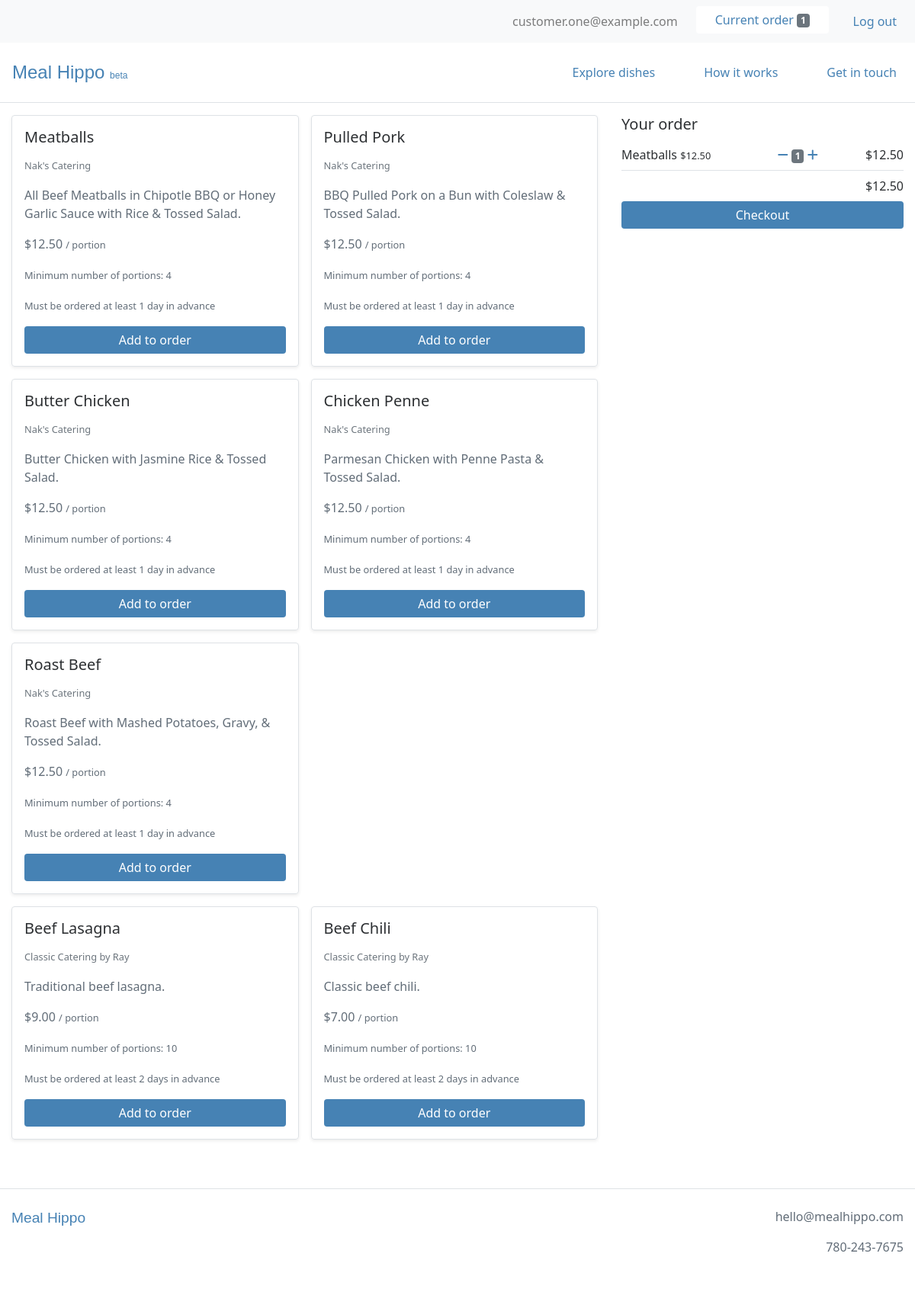
The page /order/items (signed in) on the database as committed earlier.
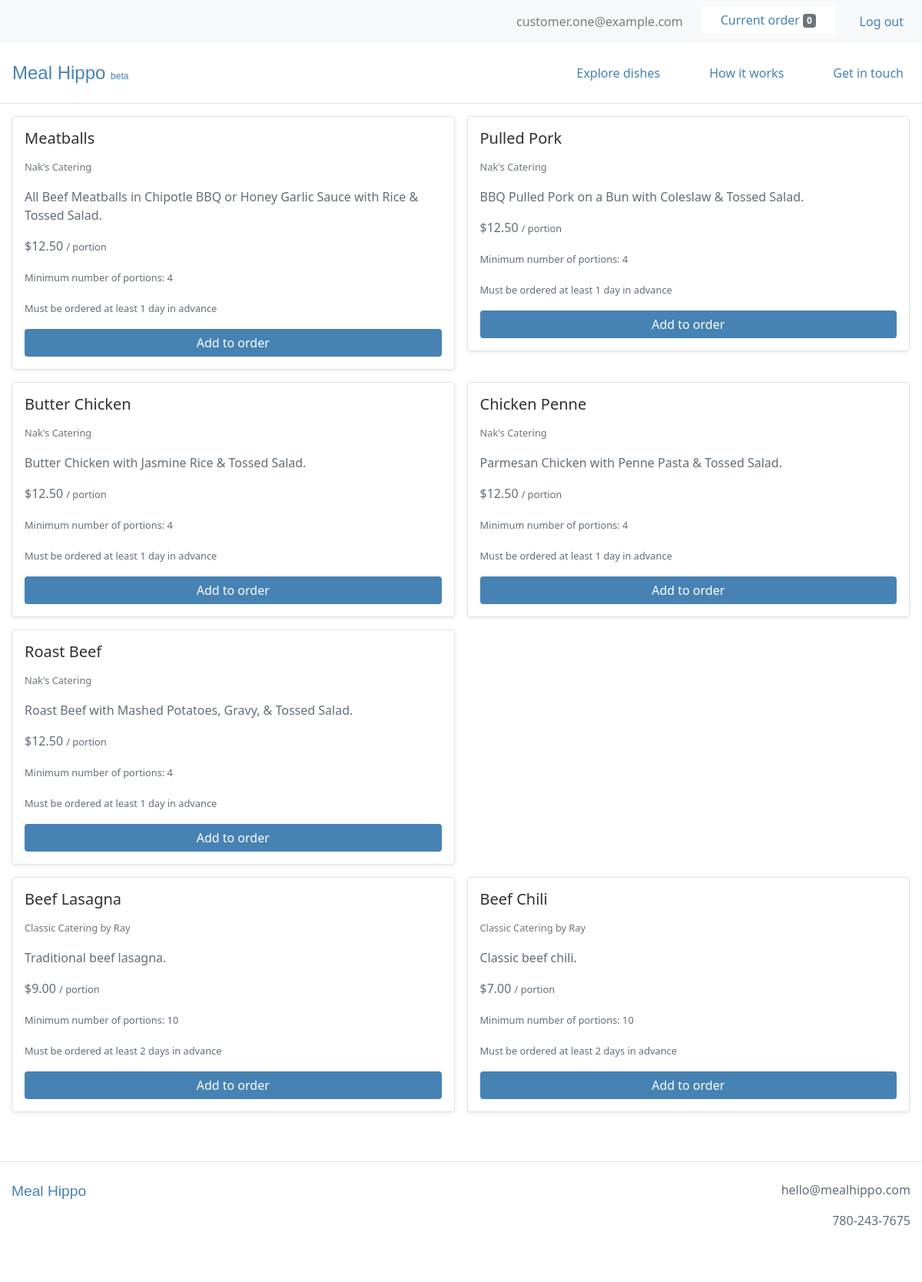
The same page on the database as committed later.
### users/models.py (models this page shows, shortened)
class CustomUser(AbstractBaseUser):
    email = models.EmailField(unique=True)
    is_active = models.BooleanField(default=True)
    is_admin = models.BooleanField(default=False)
    objects = CustomUserManager()
    USERNAME_FIELD = 'email'
    REQUIRED_FIELDS = []

### webplatform/models.py (models this page shows, shortened)
class Order(models.Model):
    user = models.ForeignKey(settings.AUTH_USER_MODEL, on_delete=models.CASCADE)
    items = models.ManyToManyField(OrderItem)
    delivery_date = models.DateField(null=True, default=timezone.now)
    delivery_time = models.TimeField(null=True, default=timezone.now)
    is_completed = models.BooleanField(default=False)
    payment = models.ForeignKey(Payment, on_delete=models.SET_NULL, blank=True, null=True)
    created_at = models.DateTimeField(auto_now_add=True)
    modified_at = models.DateTimeField(auto_now=True)
    def get_total_order_price(self):
        total_order_price = 0
        for item in self.items.all():
            total_order_price += item.get_total_item_price()
        return total_order_price

class Item(models.Model):
    supplier = models.ForeignKey(Supplier, on_delete=models.CASCADE)
    name = models.CharField(max_length=100)
    description = models.TextField()
    price = models.FloatField()
    is_active = models.BooleanField()
    created_at = models.DateTimeField(auto_now_add=True)
    modified_at = models.DateTimeField(auto_now=True)
    def get_add_to_order_url(self):
        return reverse("webplatform:add_to_order", kwargs={'pk': self.pk})
    def get_remove_from_order_url(self):
        return reverse("webplatform:remove_from_order", kwargs={'pk': self.pk})

class Supplier(models.Model):
    business_name = models.CharField(max_length=100)
    contact_name = models.CharField(max_length=100, blank=True, null=True)
    contact_email = models.EmailField(blank=True, null=True)
    contact_phone = models.CharField(max_length=20, blank=True, null=True)
    contact_address = models.TextField(blank=True, null=True)
    minimum_portions = models.IntegerField(blank=True, null=True)
    minimum_lead_time = models.IntegerField(blank=True, null=True)
    is_active = models.BooleanField()
    created_at = models.DateTimeField(auto_now_add=True)
    modified_at = models.DateTimeField(auto_now=True)

class OrderItem(models.Model):
    user = models.ForeignKey(settings.AUTH_USER_MODEL, on_delete=models.CASCADE)
    item = models.ForeignKey(Item, on_delete=models.CASCADE)
    quantity = models.IntegerField(default=1)
    is_completed = models.BooleanField(default=False)
    def get_total_item_price(self):
        return self.quantity * self.item.price

### webplatform/views.py (the view)
# urls.py: path('order/items', views.OrderItemsView.as_view(), name='order_items_view'),
class OrderItemsView(ListView):
    model = models.Supplier
    template_name = 'webplatform/order_items_view.html'
    context_object_name = 'active_suppliers'
    def get_queryset(self):
        return models.Supplier.objects.filter(is_active=True)
    def get_context_data(self, **kwargs):
        context = super().get_context_data(**kwargs)
        if self.request.user.is_authenticated:
            order_qs = models.Order.objects.filter(user=self.request.user, is_completed=False)
            if order_qs.exists():
                order = order_qs[0]
                context['order'] = order
                order_items = order.items.all()
                context['order_items'] = order_items
        return context

### webplatform/templatetags/cart_templatetags.py (called while the page is built)
@register.filter
def cart_item_count(user):
    if user.is_authenticated:
        queryset = models.Order.objects.filter(user=user, is_completed=False)
        if queryset.exists():
            return queryset[0].items.count()
    return 0

### webplatform/templates/webplatform/order_items_view.html (shortened to what this page needs)
{% extends 'base.html' %}
{% load static %}
{% load humanize %}
{% block content %}
<div class="container-fluid mt-3 mb-5">
  <div class="row">
    {% if order_items %}
      <div class="col-8 pr-0">
    {% else %}
      <div class="col pr-0">
    {% endif %}
      <div class="container-fluid p-0">
        {% for active_supplier in active_suppliers %}
          <div class="row m-0 p-0">
              {% for item in active_supplier.item_set.all %}
                <div class="col-lg-6 col-12 mb-3 m-0 p-0">
                  <div class=" mr-3 p-3 border rounded shadow-sm">
                    <h5 class="card-title">{{ item.name }}</h5>
                    <p><small class="text-secondary">{{ active_supplier.business_name }}</small></p>
                    <p class="card-text">{{ item.description }}</p>
                    <p class="card-text">${{ item.price|floatformat:2|intcomma }} <small>/ portion</small></p>
                    <p class="card-text"><small>Minimum number of portions: {{ item.supplier.minimum_portions }}</small></p>
                    <p class="card-text"><small>Must be ordered at least {{ item.supplier.minimum_lead_time }} {% if item.supplier.minimum_lead_time > 1 %}days{% else %}day{% endif %} in advance</small></p>
                    {% if user.is_authenticated %}
                      <a href="{{ item.get_add_to_order_url }}" class="btn btn-primary w-100">Add to order</a>
                    {% else %}
                      <a href="{% url 'login' %}?next={% url 'webplatform:order_items_view' %}" class="btn btn-primary w-100">Add to order</a>
                    {% endif %}
                  </div>
                </div>
              {% endfor %}
          </div>
        {% endfor %}
      </div>
    </div>
    {% if order_items %}
      <div class="col-4">
        <div class="sticky-top">
          <h5>
            Your order
          </h5>
          <div class="container">
            {% for order_item in order_items %}
              <div class="row py-2">
                <div class="col-xl-6 text-xl-left px-0">
                  {{ order_item.item.name }} <small class="mr-3">${{ order_item.item.price|floatformat:2|intcomma }}</small>
                </div>
                <div class="col-xl-3 text-xl-center px-0">
                  <a href="{{ order_item.item.get_remove_from_order_url }}"><i class="fas fa-minus"></i></a>
                  <span class="badge badge-secondary">{{ order_item.quantity }}</span>
                  <a href="{{ order_item.item.get_add_to_order_url }}"><i class="fas fa-plus"></i></a>
                </div>
                <div class="col-xl-3 text-xl-right px-0">
                  ${{ order_item.get_total_item_price|floatformat:2|intcomma }}
                </div>
              </div>
            {% endfor %}
          </div>
          <div class="container">
            <div class="row border-top py-2">
              <div class="col text-xl-right px-0">
                ${{ order.get_total_order_price|floatformat:2|intcomma }}
              </div>
            </div>
          </div>
          <a href="{% url 'webplatform:order_timing_view' %}" class="btn btn-primary w-100">Checkout</a>
        </div>
      </div>
    {% endif %}
  </div>
</div>
{% endblock %}

### templates/base.html (shortened to what this page needs)
{% load static %}
{% load cart_templatetags %}
<!DOCTYPE html>
<html lang="en" dir="ltr">
  <head>
    <link rel="stylesheet" href="https://stackpath.bootstrapcdn.com/bootstrap/4.4.1/css/bootstrap.min.css">
    <link rel="stylesheet" type="text/css" href="{% static 'style.css' %}">
  </head>
  <body>
    {% if user.is_authenticated %}
      <nav class="navbar navbar-expand-md navbar-light bg-light">
          <ul class="navbar-nav ml-md-auto mx-md-0 mx-auto text-md-left text-center">
            <li class="nav-item ml-4">
              <span class="navbar-text">
                {{ request.user.email }}
              </span>
            </li>
            <li class="nav-item ml-4">
              <a href="{% url 'webplatform:order_items_view' %}">
                <button type="button" class="btn btn-light bg-white">
                  Current order <span class="badge badge-secondary">{{ request.user|cart_item_count }}</span>
                </button>
              </a>
            </li>
            <li class="nav-item ml-4">
              <a class="nav-link" href="{% url 'logout' %}">Log out</a>
            </li>
          </ul>
      </nav>
    {% endif %}
    <nav class="navbar navbar-expand-md navbar-light py-3 border-bottom">
      <a class="navbar-brand" href="{% url 'webplatform:home_view' %}">Meal&nbsp;Hippo <small style="font-size: 0.5em;">beta</small></a>
      <div class="collapse navbar-collapse" id="navbarText">
        <ul class="navbar-nav ml-auto">
          <li class="nav-item ml-5">
            <a class="nav-link" href="{% url 'webplatform:order_items_view' %}">Explore dishes</a>
          </li>
          <li class="nav-item ml-5">
            <a class="nav-link" href="{% url 'webplatform:support_view' %}">How it works</a>
          </li>
          <li class="nav-item ml-5">
            <a class="nav-link" href="{% url 'webplatform:contact_view' %}">Get in touch</a>
          </li>
        </ul>
      </div>
    </nav>
    {% block content %}
    {% endblock %}
    <footer>
      <div class="container-fluid text-center py-4 mb-5 border-top">
        <div class="row">
          <div class="col-sm text-sm-left mb-4">
            <span class="logo">
              <a href="{% url 'webplatform:home_view' %}">Meal&nbsp;Hippo</a>
            </span>
          </div>
          <div class="col-sm text-sm-right">
            <p>hello@mealhippo.com</p>
            <p>780-243-7675</p>
          </div>
        </div>
      </div>
    </footer>
  </body>
</html>

Rows that differ between the two databases and show on the page:
removed OrderItem: item.name "Meatballs", item.price "12.50", quantity "1", get_total_item_price "12.50"
no longer on this page (row unchanged): Order: get_total_order_price "12.50"
changed CustomUser "customer.one@example.com": user|cart_item_count "1" → "0"
Other text that changed with them:
text no longer shown: "Your order $ Checkout"
